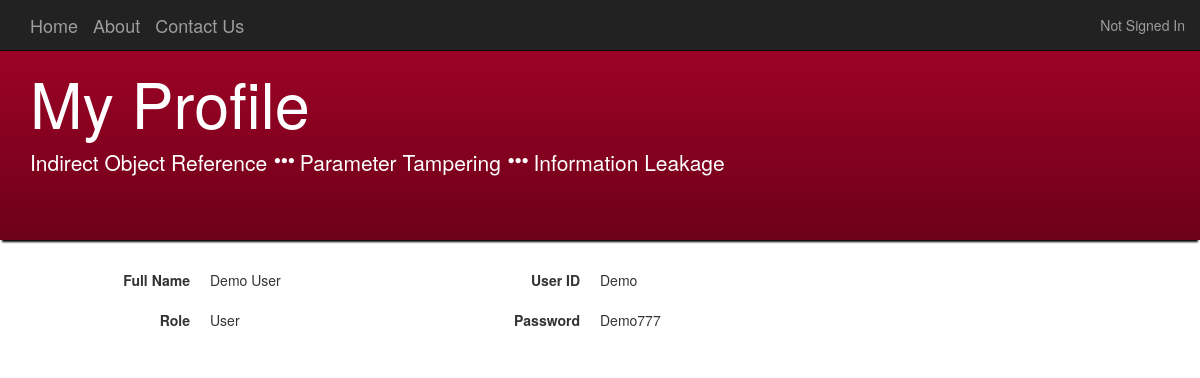
Screenshot of /Profile.php?id=1 with the database file from the repository.
### tables this page shows
CREATE TABLE IF NOT EXISTS user(
  user_record_id int(11) NOT NULL,
  user_full_name varchar(100) NOT NULL,
  user_id varchar(25) NOT NULL,
  user_password varchar(250) NOT NULL,
  user_isadmin TINYINT(1) NOT NULL,
  PRIMARY KEY (user_record_id)
);

### Profile.php (the view, shortened to what this page needs)
<?php
    require("Config.php");
    $user_full_name = "";
    $user_id = "";
    $user_password = "";
    $user_role = "";
    if($_SERVER["REQUEST_METHOD"] == "GET") {
        $mysqli = new mysqli($dblocation, $dbuser, $dbpassword, $dbname);
        if (!($stmt = $mysqli->prepare("SELECT user_full_name,user_id,user_password,user_isadmin FROM wipl.user WHERE user_record_id = ?"))) {
            $error_message = $error_message . "<br />Prepare failed: (" . $mysqli->errno . ") " . $mysqli->error;
        }
        if (!$stmt->bind_param("i", strtolower($_GET['id']))) {
            $error_message = $error_message . "<br />Binding parameters failed: (" . $stmt->errno . ") " . $stmt->error;
        }
        if (!$stmt->execute()) {
            $error_message = $error_message . "<br />Execute failed: (" . $stmt->errno . ") " . $stmt->error;
        }
        $stmt->store_result();
        $stmt->bind_result($username,$userid,$userpassword,$isadmin);
        while($stmt->fetch()){
            $user_full_name = $username;
            $user_id = $userid;
            $user_password = $userpassword;
            $user_role = $isadmin;
        }
    }else{
        header("location: Home.php");
        exit;
    }
?>
<!doctype html>
<html lang="en">
<head>
    <?php include "_htmlhead.php" ?>
</head>
<body>
    <nav class="navbar navbar-inverse navbar-fixed-top">
        <div class="container">
            <div class="navbar-header">
                <a class="navbar-brand" href="Home.php">Home</a>
                <a class="navbar-brand" href="About.php">About</a>
                <a class="navbar-brand" href="Contact.php">Contact Us</a>
            </div>
            <div id="navbar" class="navbar-collapse collapse">
                <p class="navbar-text navbar-right">
                    <?php include "_navlogin.php" ?>
                </p>
            </div>
        </div>
    </nav>
    <div class="jumbotron banner">
        <div class="container banner-text">
            <h1>My Profile</h1>
            <p>
                Indirect Object Reference
                <span class="glyphicon glyphicon-option-horizontal" aria-hidden="true"></span>
                Parameter Tampering
                <span class="glyphicon glyphicon-option-horizontal" aria-hidden="true"></span>
                Information Leakage
            </p>
        </div>
    </div>
    <div class="container">
        <div class="row">
            <div class="col-md-4">
                <dl class="dl-horizontal">
                    <dt>Full Name</dt>
                    <dd><?php echo $user_full_name ?></dd>
                </dl>
            </div>
            <div class="col-md-8">
                <dl class="dl-horizontal">
                    <dt>User ID</dt>
                    <dd><?php echo $user_id ?></dd>
                </dl>
            </div>
        </div>
        <div class="row">
            <div class="col-md-4">
                <dl class="dl-horizontal">
                    <dt>Role</dt>
                    <dd>
                        <?php
                            if($user_role == "1"){
                                echo "Administrator";
                            }else{
                                echo "User";
                            }
                        ?>
                    </dd>
                </dl>
            </div>
            <div class="col-md-8">
                <dl class="dl-horizontal">
                    <dt>Password</dt>
                    <dd><?php echo $user_password ?></dd>
                </dl>
            </div>
        </div>
    </div>
</body>
</html>

### content/site.css (style rules this page uses)
html { position: relative; min-height: 100%; }
body { margin-bottom: 60px; }
.banner { background-image: linear-gradient(to bottom, #A90329 0%, #8F0222 44%, #6D0019 100%); box-shadow: 0 4px 2px -2px #000; }
.banner-text { color:#ffffff; }

### rows the page displays
user: user_full_name "Demo User", user "Demo", user_password "Demo777"
